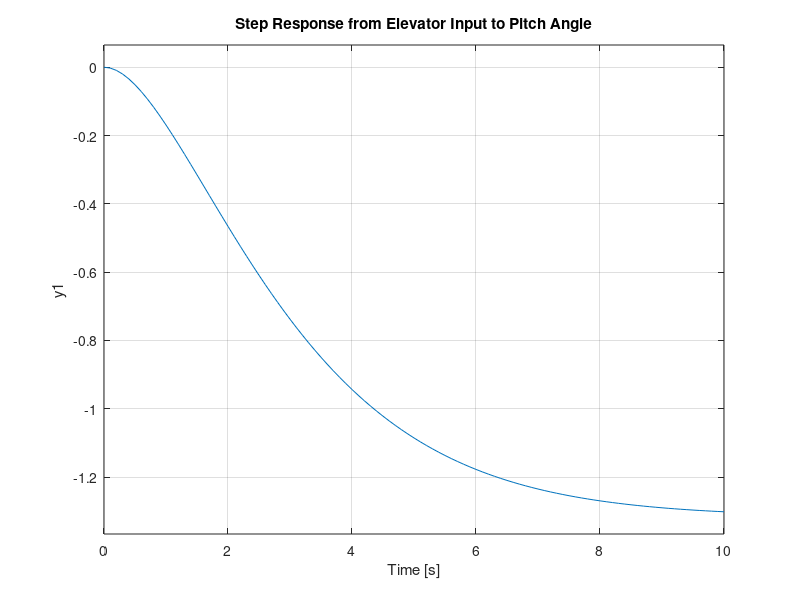

Write MATLAB code to recreate this figure.
A = [0, 1; -0.38, -1.2];
B = [0; -0.5];
C = [1, 0];
D = 0;

% Construct state-space system with 'ss'
sys = ss(A, B, C, D);

% Convert to transfer function with 'ss2tf'
[num, den] = ss2tf(A, B, C, D);

% Create transfer function with 'tf(num, den)'
tf_sys = tf(num, den);

% Plot step response
step(tf_sys);
title('Step Response from Elevator Input to Pitch Angle');